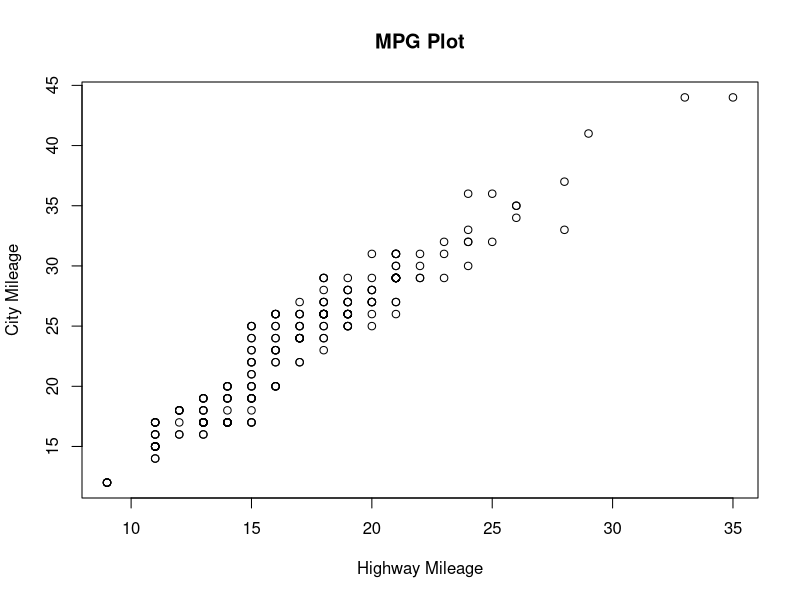
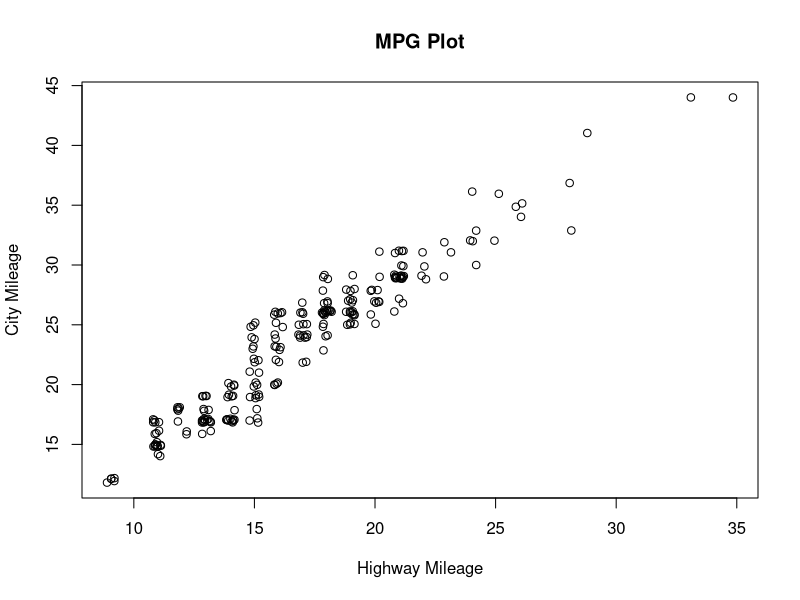
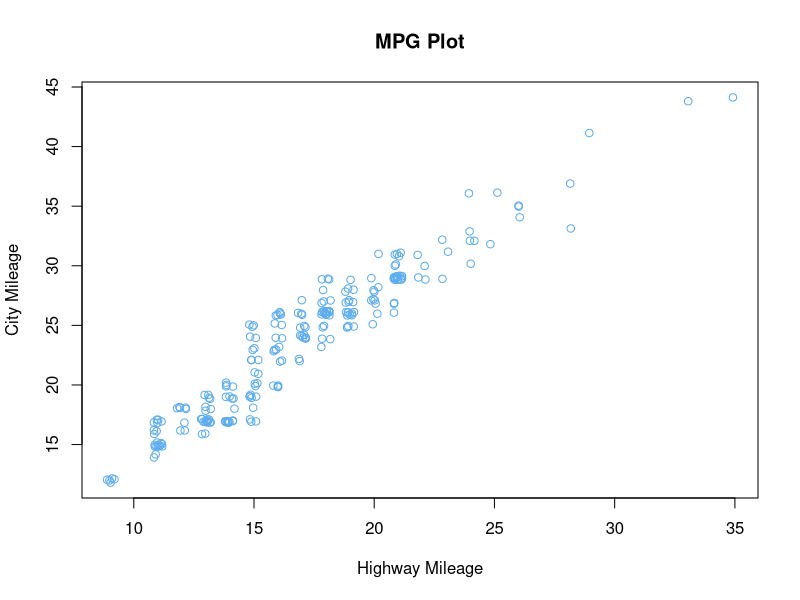
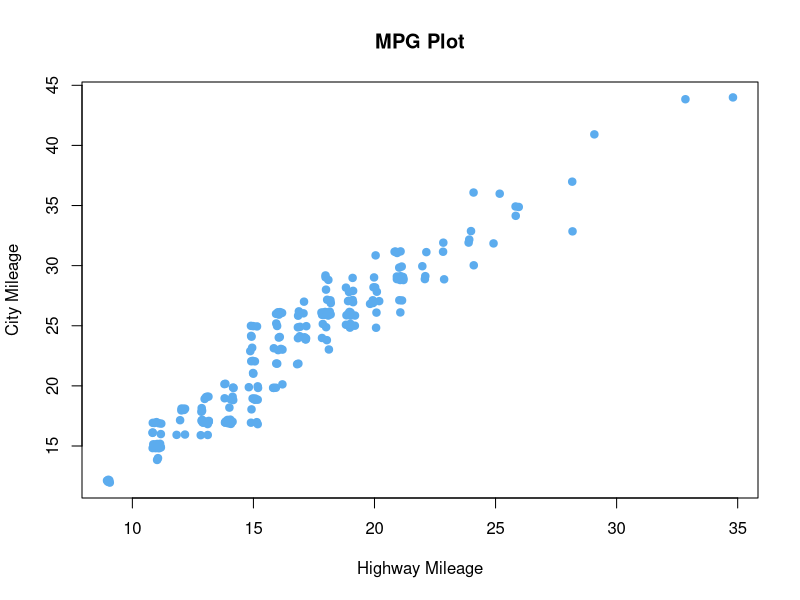
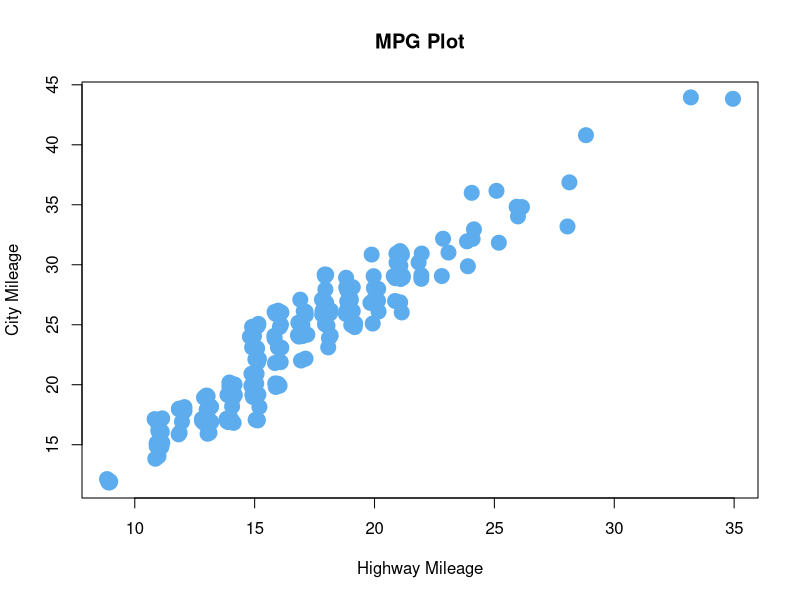
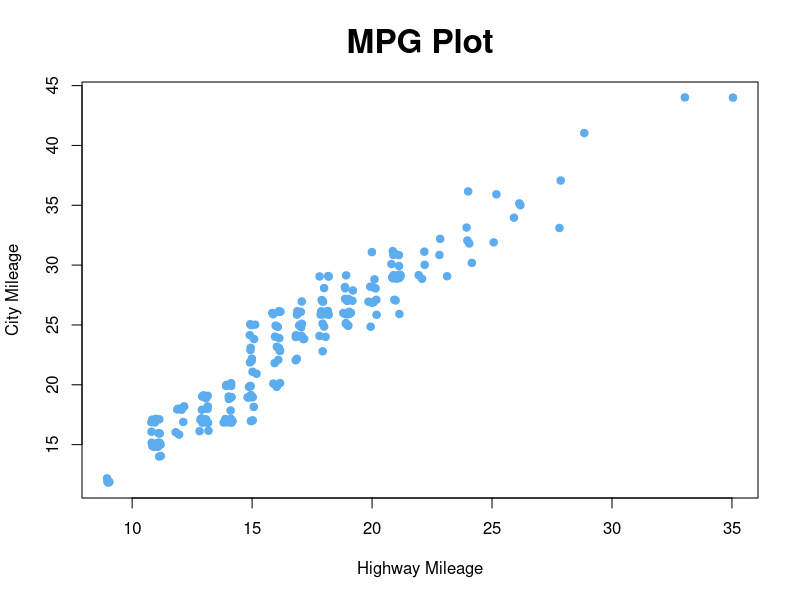
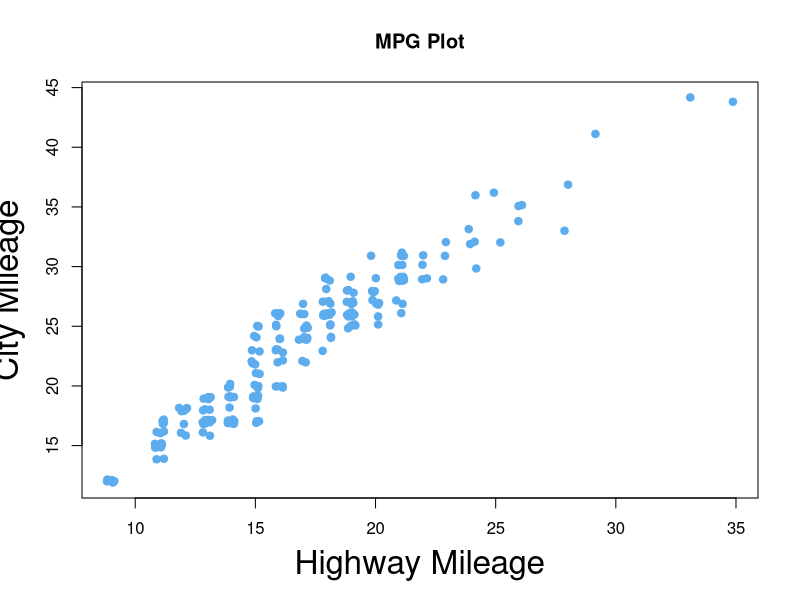
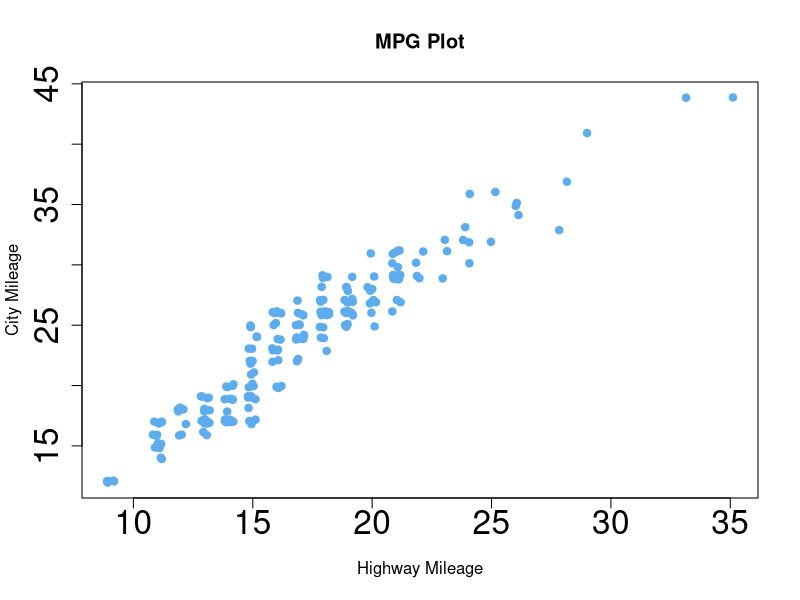

Source code (R) for these figures, in order: (Note: this script raises an error after producing the figures.)
library(ggplot2)

data(mpg) #Load built-in data set
?cars #Inspect your data set and get to know the variables
head(mpg)


# Ex 1 ->  Plot city vs. highway mpg

attach(mpg)

## R base graphics
plot(cty, hwy, xlab = 'Highway Mileage', ylab = 'City Mileage', main = 'MPG Plot')

# Jitter the points so they don't all overlap
plot(jitter(cty), jitter(hwy), xlab = 'Highway Mileage', ylab = 'City Mileage', main = 'MPG Plot')

#Change the color
plot(jitter(cty), jitter(hwy), xlab = 'Highway Mileage', ylab = 'City Mileage', main = 'MPG Plot', col = 'steelblue2')

#Change the point type
plot(jitter(cty), jitter(hwy), xlab = 'Highway Mileage', ylab = 'City Mileage', main = 'MPG Plot', col = 'steelblue2', pch = 19)
# See ?points for a list of point characters

#Change the point size
plot(jitter(cty), jitter(hwy), xlab = 'Highway Mileage', ylab = 'City Mileage', main = 'MPG Plot', col = 'steelblue2', pch = 19, cex = 2)

# Change the text size of the title, axis labels (words) and axis ticks (numbers on tick marks)
#Change the point type
plot(jitter(cty), jitter(hwy), xlab = 'Highway Mileage', ylab = 'City Mileage', main = 'MPG Plot', col = 'steelblue2', pch = 19, cex.main = 2) #title size

plot(jitter(cty), jitter(hwy), xlab = 'Highway Mileage', ylab = 'City Mileage', main = 'MPG Plot', col = 'steelblue2', pch = 19, cex.lab = 2) #Axis label

plot(jitter(cty), jitter(hwy), xlab = 'Highway Mileage', ylab = 'City Mileage', main = 'MPG Plot', col = 'steelblue2', pch = 19, cex.axis = 2) #Axis tick

detach(mpg)



# Plot Audi and Chevrolet data in different colors

#First, take subsets of the full data set
Audi = subset(mpg, subset = manufacturer == 'audi')
Chevrolet = subset(mpg, subset = manufacturer == 'chevrolet')

#Start by plotting the Audi data
plot(jitter(Audi$cty), jitter(Audi$hwy), xlab = 'Highway Mileage', ylab = 'City Mileage', main = 'MPG Plot', col = 'steelblue2', pch = 19)

#Overlay the chevy plot using "points" or "lines"
points(jitter(Chevrolet$cty), jitter(Chevrolet$hwy), pch = 19, col = 'magenta')

#Add a legend in the top left
legend('topleft', legend =  c('Audi', 'Chevrolet'), fill = c('steelblue2', 'magenta'))
# see ?legend






## Now do the same with ggplot2

## NOTE: you MUST put your data into a data frame to use ggplot2



## R base graphics
p = ggplot(mpg, aes(x = cty, y = hwy))
p + geom_point() #Show plot
p + geom_point(color = 'steelblue2') #Add color

p + geom_jitter(color = 'steelblue2') #Add jitter

p + geom_jitter(color = 'steelblue2', size = 3) #Change point size

p + geom_jitter(color = 'steelblue2', size = 3) + ggtitle('MPG plot') #Add title


p + geom_jitter(color = 'steelblue2', size = 3) + ggtitle('MPG plot') + 
  theme(axis.title = element_text(size=22)) + #Change axis label size
  theme(plot.title = element_text(size=22))   #Change plot title size

p + geom_jitter(aes(color = model)) #Color according to model

p + geom_jitter(aes(color = manufacture)) #Color according to make

## See the ggplot documentation for help, or Google for example scripts that make the plots you want